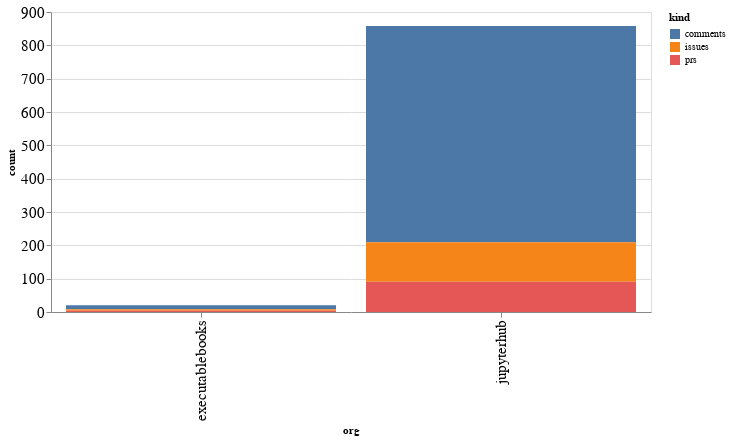

The cell this chart's notebook holds for it:
### Code cell
alt.Chart(org_summaries, width=600).mark_bar().encode(
    x='org',
    y='count',
    color='kind',
    tooltip="org"
)

### Figure 1 — Vega-Lite specification as saved in the notebook (floating-point values rounded to 4 significant figures)
{"config": {"axisLeft": {"labelFontSize": 15}, "axisBottom": {"labelFontSize": 15}}, "data": {"name": "data-30625fbb44326ef77762e7478975f59f"}, "mark": "bar", "encoding": {"color": {"type": "nominal", "field": "kind"}, "tooltip": {"type": "nominal", "field": "org"}, "x": {"type": "nominal", "field": "org"}, "y": {"type": "quantitative", "field": "count"}}, "width": 600, "$schema": "https://vega.github.io/schema/vega-lite/v4.8.1.json", "datasets": {"data-30625fbb44326ef77762e7478975f59f": [{"org": "executablebooks", "kind": "comments", "count": 12}, {"org": "executablebooks", "kind": "issues", "count": 4}, {"org": "executablebooks", "kind": "prs", "count": 4}, {"org": "jupyterhub", "kind": "comments", "count": 649}, {"org": "jupyterhub", "kind": "issues", "count": 118}, {"org": "jupyterhub", "kind": "prs", "count": 91}]}}
